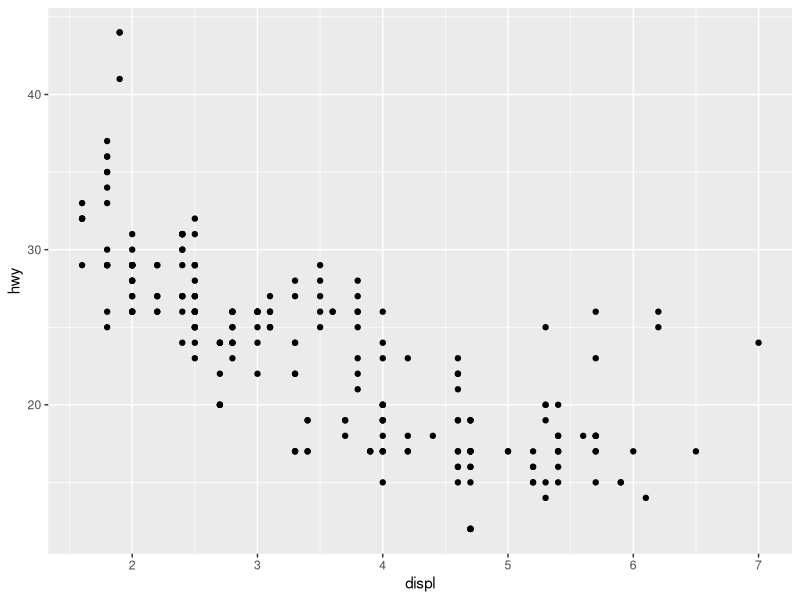
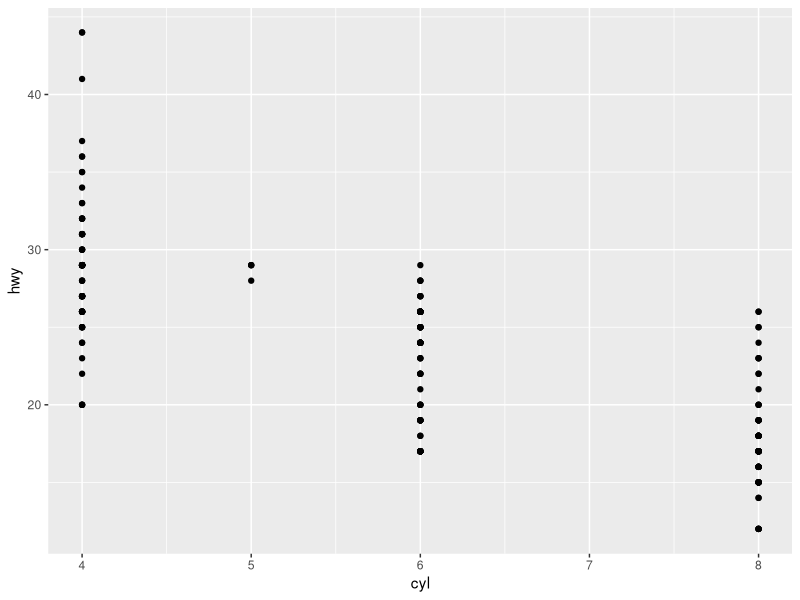
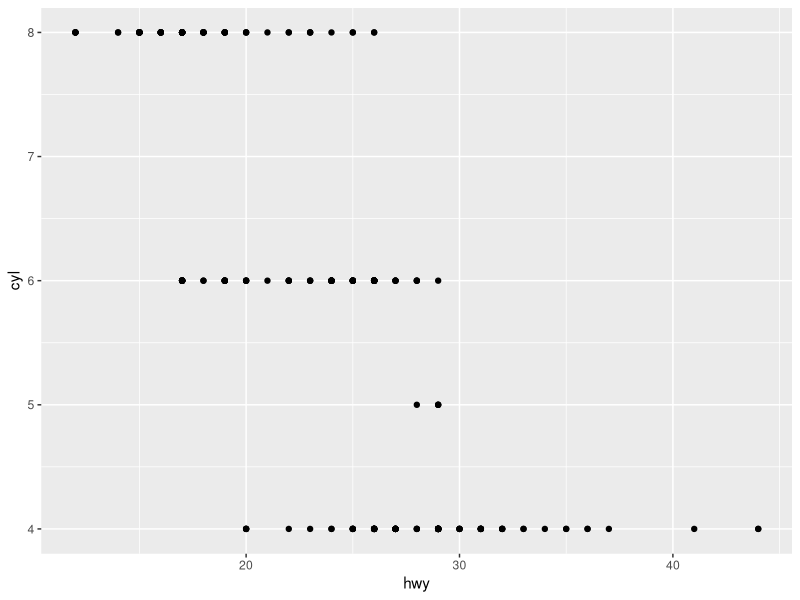
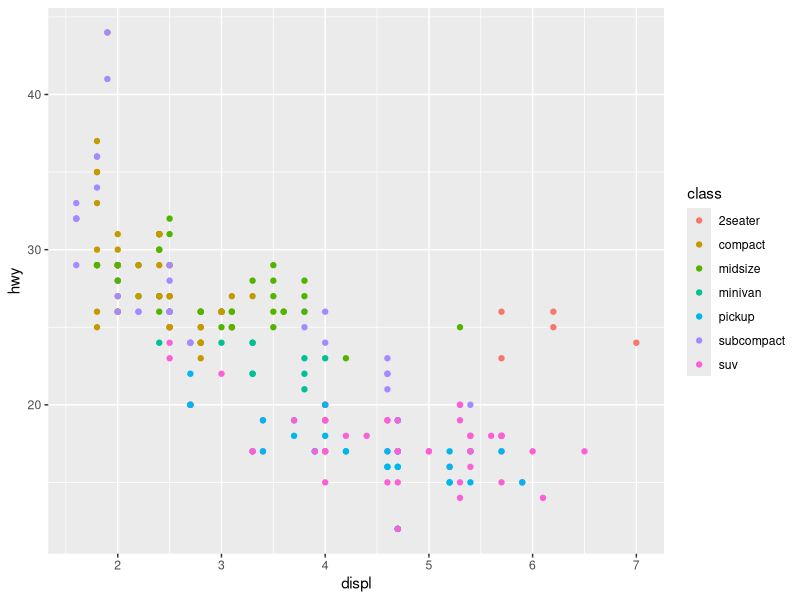
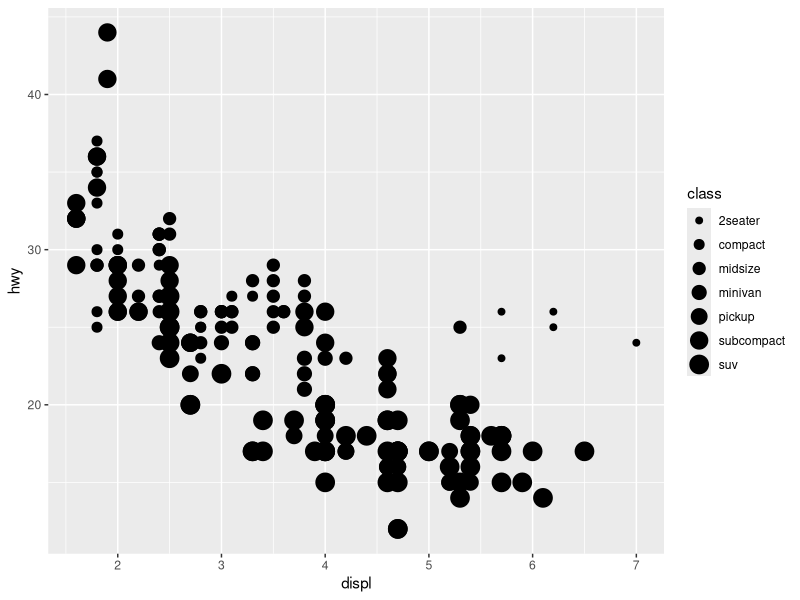
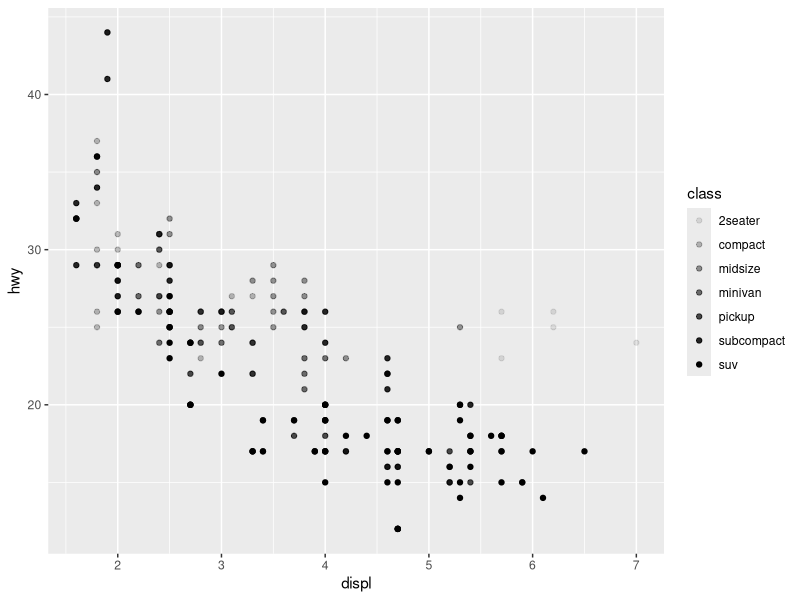
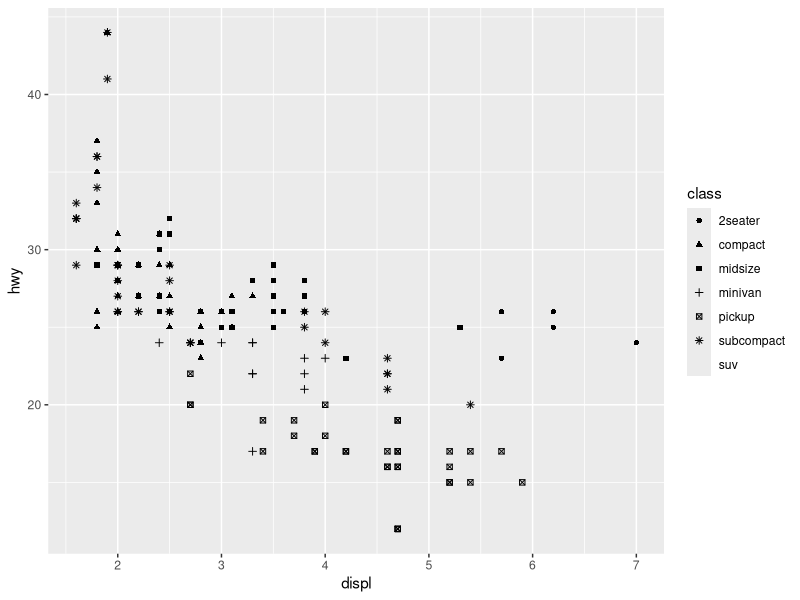
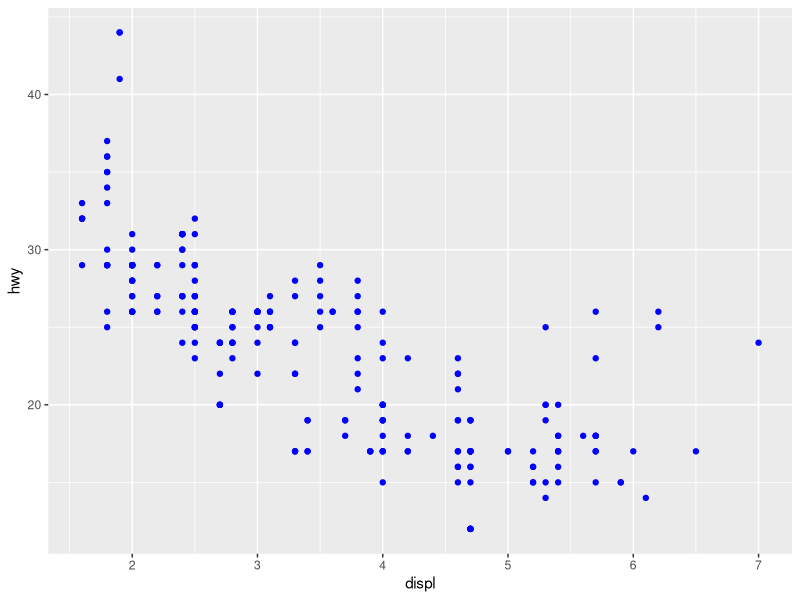

Generate these figures, in order, with R:
## ---- chunk 1
knitr::opts_chunk$set(echo = TRUE)
## ---- chunk 2
library(tidyverse)
head(mpg, 10)
## ---- chunk 3
ggplot2::ggplot(data = mpg) + geom_point(mapping = aes(x = displ, y = hwy))
## ---- chunk 4
head(mtcars)
## ---- chunk 5
# scatterplot de hwy versos cyl
ggplot(data =  mpg) + geom_point(mapping = aes(x = cyl, y = hwy))
## ---- chunk 6
# scatterplot de hwy versos cyl
ggplot(data =  mpg) + geom_point(mapping = aes(x = hwy, y = cyl))
## ---- chunk 7
# Quantos audi há no dataset:
sum(mpg$manufacturer == 'audi')
## ---- chunk 8
# Os fabricante que possuem a categoria 'compact':
mpg$manufacturer[mpg$class == 'compact']
## ---- chunk 9
# O consumo de galoes da marca audi:
mpg$hwy[mpg$manufacturer == 'audi']
## ---- chunk 10
# Todas os resultados de variáveis para a marca toyota:
mpg[mpg$manufacturer == 'toyota', ]
## ---- chunk 11
# Quantos modelos a4 há:
sum(mpg$model == 'a4')
## ---- chunk 12
# Modelos com transmissao manual de 5marchas:
mpg$model[mpg$trans == 'manual(m5)']
## ---- chunk 13
ggplot(data = mpg) + geom_point(mapping = aes(x = displ, y = hwy, color = class))
## ---- chunk 14
ggplot2::ggplot(data = mpg) + geom_point(mapping = aes(x = displ, y = hwy, size = class))
## ---- chunk 15
# Mapear classe à aesthetic alpha (transparencia dos pontos)
ggplot2::ggplot(data = mpg) + geom_point(mapping = aes(x = displ, y = hwy, alpha = class))
## ---- chunk 16
# Mapear class à aesthetic shape (forma no plot)
ggplot2::ggplot(data = mpg) + geom_point(mapping = aes(x = displ, y = hwy, shape = class))
## ---- chunk 17
ggplot2::ggplot(data = mpg) + geom_point(mapping = aes(x = displ, y = hwy), color = 'blue')
## ---- chunk 18
ggplot(data = mpg) + geom_point(mapping = aes(x = displ, y = hwy), shape = 24)
## ---- chunk 19
ggplot(data = mpg) + geom_point(mapping = aes(x = displ, y = hwy), shape = 11, color = 'red')
## ---- chunk 20
?mpg
## ---- chunk 21
## Varias aesthetics
# Neste caso, eficiencia do consumo de combustivel (hwy) em relaçao 
# ao tipo de combustível usado (fl) e o tipo de traçao do carro (drv),
# além de colorido por ano de fabricaçao (year).
ggplot(data = mpg) + geom_point(mapping = aes(x = hwy, y = fl, color = year, shape = drv))
## ---- chunk 22
## Varias aesthetics
# Neste caso, eficiencia do consumo de combustivel (hwy) em relaçao 
# ao tipo de combustível usado (fl) e o tipo de traçao do carro (drv),
# além de colorido por ano de fabricaçao (year). 
# Por fim, a transparencia dos pontos indica a classe do carro (class).
ggplot(data = mpg) + geom_point(mapping = aes(x = hwy, y = fl, color = year, shape = drv, alpha = class))
## ---- chunk 23
ggplot(data = mpg) + geom_point(mapping = aes(x = hwy, y = cty, color = fl, alpha = class))
## ---- chunk 24
ggplot(data = mpg) + geom_point(mapping = aes(x = hwy, y = fl, color = displ < 5, shape = drv, alpha = class))
## ---- chunk 25
ggplot(data = mpg) + geom_point(mapping = aes(x = hwy, y = fl, color = displ < 5, shape = drv))
## ---- chunk 26
ggplot(data = mpg) + geom_point(mapping = aes(x = cyl, y = cty, color = hwy, shape = drv, size = class))
## ---- chunk 27
ggplot(data = mpg) + geom_point(mapping = aes(x = cyl, y = cty, color = hwy, size = class))
## ---- chunk 28
ggplot(data = mpg) + geom_point(mapping = aes(x = displ, y = hwy, color = hwy, size = hwy))
## ---- chunk 29
ggplot(data = mpg) + geom_point(mapping = aes(x = displ, y = hwy, color = class, size = hwy))
## ---- chunk 30
ggplot(data = mpg) + geom_point(mapping = aes(x = displ, y = cty, color = class, size = hwy))

#ggplot(data = mpg) + geom_point(mapping = aes(x = displ, y = hwy, color = class, size = hwy))
## ---- chunk 31
ggplot2::ggplot(data = mpg) +
         geom_point(mapping = aes(x = displ, y = hwy)) +
         facet_wrap(~ class, nrow = 2)
## ---- chunk 32
ggplot2::ggplot(data = mpg) +
         geom_point(mapping = aes(x = displ, y = hwy)) +
         facet_wrap(~ class, nrow = 4)
## ---- chunk 33
# facet_grid pode levar mais de uma variável, 
# por iso, formula será uma contra a outra:
ggplot2::ggplot(data = mpg) +
         geom_point(mapping = aes(x = displ, y = hwy)) +
         facet_grid(drv ~ cyl)
## ---- chunk 34
# Carros que andam milhas por galao com o combustível tipo d:
mpg$cty[mpg$fl == 'd']
## ---- chunk 35
# Todos os tipos de carros que andam menos que 15 milhas por galao:
mpg$class[mpg$cty < 15]
## ---- chunk 36
ggplot2::ggplot(data = mpg) + 
         geom_point(mapping = aes(x = displ, y = hwy)) + 
         facet_grid(class ~ trans)
## ---- chunk 37
ggplot2::ggplot(data = mpg) + 
         geom_point(mapping = aes(x = displ, y = hwy)) + 
         facet_grid(. ~ cty)
## ---- chunk 38
ggplot(data = mpg) +
  geom_point(mapping = aes(x = displ, y = hwy)) +
  facet_grid( drv ~ cty)
## ---- chunk 39
ggplot(data = mpg) + geom_point(mapping = aes(x = drv, y = cyl))
## ---- chunk 40
ggplot(data = mpg) +
  geom_point(mapping = aes(x = displ, y = hwy)) +
  facet_grid(drv ~cyl)

# Resp.: As células vazias indicam que nao há o número de cilindros para aquele tipo de traçao.
## ---- chunk 41
ggplot(data = mpg) +
  geom_point(mapping = aes(x = drv, y = cyl)) +
  facet_grid(drv ~ .)

# Resp.: Com a variável antes do formula, a variável fica representada no eixo y (y ~ .)
# Neste caso, y = drv.
# O ponto ignora as dimensoes da factaçao.
## ---- chunk 42
ggplot(data = mpg) +
  geom_point(mapping = aes(x = drv, y = cyl)) +
  facet_grid(. ~ drv)

# Resp.: Com a variável antes do formula, a variável fica representada no eixo x (. ~ drv)
# O ponto é usado para ignorar dimensoes da facetaçao.
## ---- chunk 43
ggplot2::ggplot(data = mpg) + 
         geom_point(mapping = aes(x = displ, y = hwy)) + 
         facet_wrap(~ class, nrow = 2)
## ---- chunk 44
ggplot2::ggplot(data = mpg) + 
         geom_point(mapping = aes(x = displ, y = hwy, color = class))
## ---- chunk 45
#?facet_wrap
## ---- chunk 46
# Exemplo usando um novo geom: smooth
ggplot2::ggplot(data = mpg) + 
         geom_smooth(mapping = aes(x = displ, y = hwy))
## ---- chunk 47
# Todo geom é seguido por um mappin (mapping argument)
ggplot2::ggplot(data = mpg) + 
         geom_smooth(mapping = aes(x = displ, y = hwy, linetype = drv))
## ---- chunk 48
# Gráficos separados
ggplot2::ggplot(data = mpg) + 
         geom_point(mapping = aes(x = displ, y = hwy))

ggplot2::ggplot(data = mpg) + 
         geom_smooth(mapping = aes(x = displ, y = hwy, group = drv))

ggplot2::ggplot(data = mpg) + 
         geom_smooth(mapping = aes(x = displ, y = hwy, color = drv), show.legend = FALSE)
## ---- chunk 49
ggplot2::ggplot(data = mpg) + 
        geom_point(mapping = aes(x = displ, y = hwy)) + 
        geom_smooth(mapping = aes(x = displ, y = hwy))
## ---- chunk 50
# Passando argumentos globais.
# Mapeamento global. Mesmo resultado que plot acima.
ggplot2::ggplot(data = mpg, mapping = aes(x = displ, y = hwy)) + 
         geom_point() + 
         geom_smooth()
## ---- chunk 51
# Global mapping em ggplot().
# Na camada de geom_point(), um mapeamento específico.
ggplot2::ggplot(data = mpg, mapping = aes(x = displ, y = hwy)) + 
         geom_point(mapping = aes(color = class)) + 
         geom_smooth()
## ---- chunk 52
ggplot2::ggplot(data = mpg, mapping = aes(x = displ, y = hwy)) +
         geom_point(mapping = aes(color = class)) +
         geom_smooth(data = filter(mpg, class == 'subcompact'), se = FALSE)
## ---- chunk 53
#Executar
ggplot2::ggplot(data = mpg, mapping = aes(x = displ, y = hwy, color = drv)) +
         geom_point() +
         geom_smooth(se = FALSE)
## ---- chunk 54
# Usar mapeamento global para mpg, cor representando numero de cilindros do carro,
# Geom = camada de pontos (geom_point). Usará mapeamento global.
# Geom = geom_smooth, para linhas. Usará subconjunto de dados:
# fitrar por carros com transmissao manual de 5 marchas. 

ggplot2::ggplot(data = mpg, mapping = aes(x = displ, y = hwy, color = cyl)) + 
         geom_point() +
         geom_smooth(data = filter(mpg, trans == 'manual(m5)'))
## ---- chunk 55
# Usar mapeamento global para mpg, cor representando numero de cilindros do carro,
# Geom = camada de pontos (geom_point). Usará mapeamento global.
# Geom = geom_smooth, para linhas. Usará subconjunto de dados:
# fitrar por carros com transmissao manual de 5 marchas. 

ggplot2::ggplot(data = mpg, mapping = aes(x = displ, y = hwy, color = cyl)) + 
         geom_point() +
         geom_smooth()
## ---- chunk 56
# Usar mapeamento global para mpg, cor representando numero de cilindros do carro,
# Geom = camada de pontos (geom_point). Usará mapeamento global.
# Geom = geom_smooth, para linhas. Usará subconjunto de dados:
# fitrar por carros com transmissao manual de 5 marchas. 

ggplot2::ggplot(data = mpg, mapping = aes(x = displ, y = hwy, color = cyl)) + 
         geom_point() +
         geom_smooth(se = FALSE)
## ---- chunk 57
# Usar mapeamento global para mpg, cor representando classe do carro,
# Geom = camada de pontos (geom_point). Usará mapeamento global.
# Geom = geom_smooth, para linhas. Usará subconjunto de dados:
ggplot2::ggplot(data = mpg, mapping = aes(x = displ, y = hwy, color = class)) + 
         geom_point() +
         geom_smooth(se = FALSE)
## ---- chunk 58
# Testes
ggplot2::ggplot(data = mpg, mapping = aes(x = displ, y = hwy, shape = fl)) + 
         geom_point(mapping = aes(color = class)) +
         geom_smooth()
## ---- chunk 59
ggplot2::ggplot(data = mpg, mapping = aes(x = displ, y = hwy, shape = fl)) + 
         geom_point(mapping = aes(color = class)) +
         geom_smooth(data = filter(mpg, drv == 'f'), se = FALSE)
## ---- chunk 60
# Exercício 2, p. 20
ggplot2::ggplot(data = mpg, mapping = aes(x = displ, y = hwy, color = drv)) +
         geom_point() +
         geom_smooth(se = FALSE)
## ---- chunk 61
# show.legend coloca o box da legenda para drv. 
ggplot2::ggplot(data = mpg, mapping = aes(x = displ, y = hwy, color = drv)) +
         geom_point() +
         geom_smooth(se = FALSE, show.legend = FALSE)
## ---- chunk 62
ggplot(data = mpg) +
  geom_smooth(mapping = aes(x = displ, y = hwy, colour = drv), show.legend = FALSE)
## ---- chunk 63
ggplot2::ggplot(data = mpg, mapping = aes(x = displ, y = hwy)) +
         geom_point() +
         geom_smooth()
## ---- chunk 64
ggplot2::ggplot() +
         geom_point(data = mpg, mapping = aes(x = displ, y = hwy)) +
         geom_smooth(data = mpg, mapping = aes(x = displ, y = hwy))
